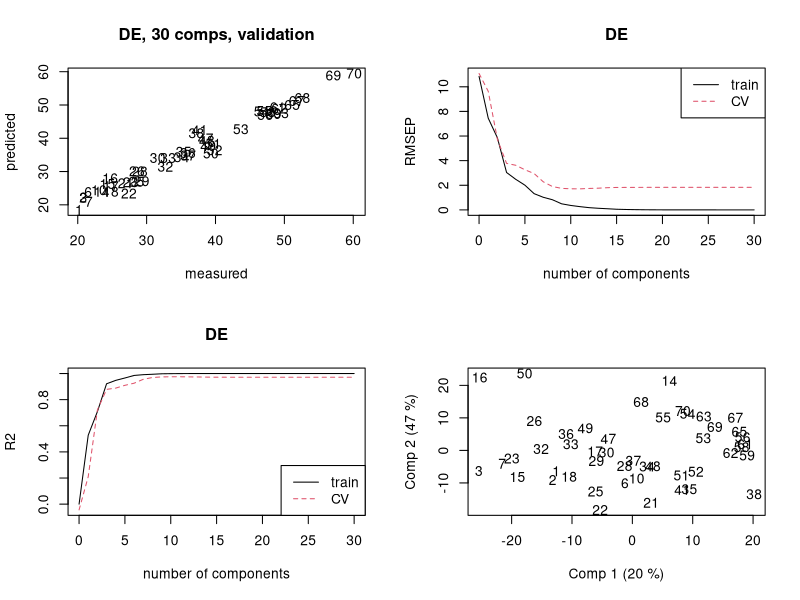
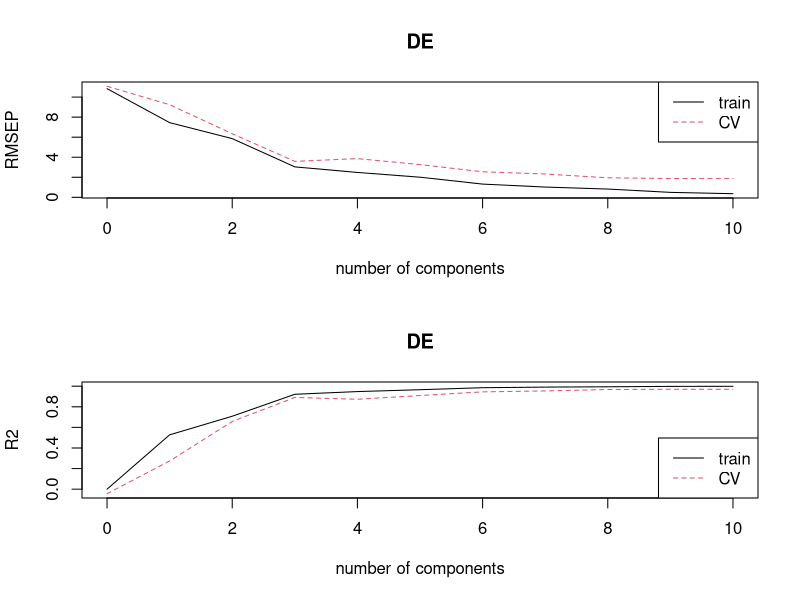
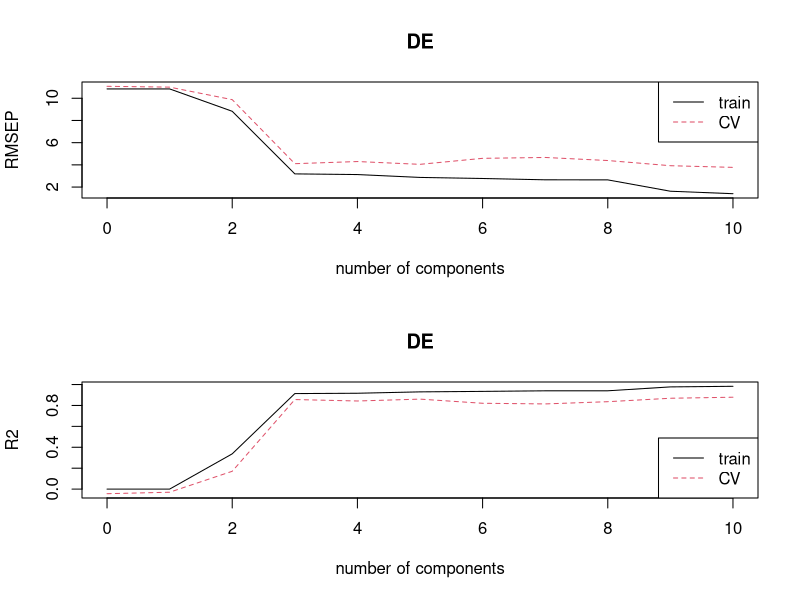
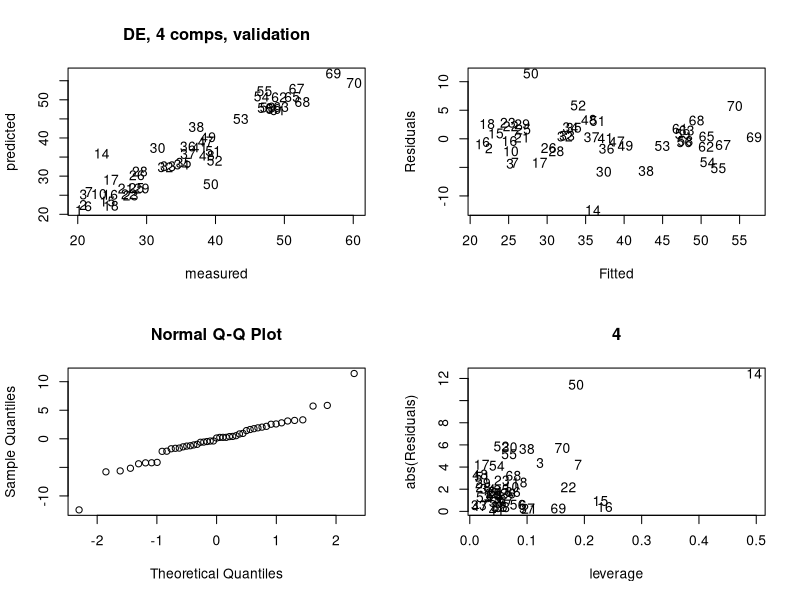
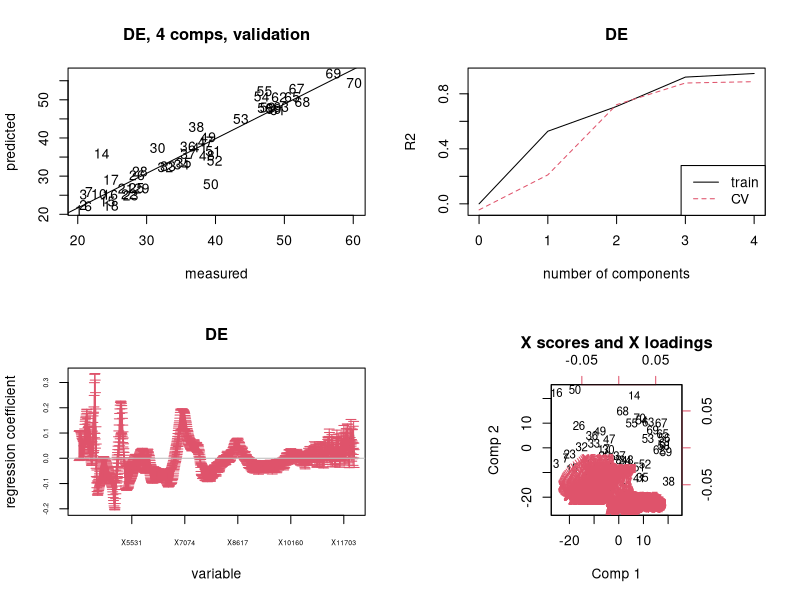
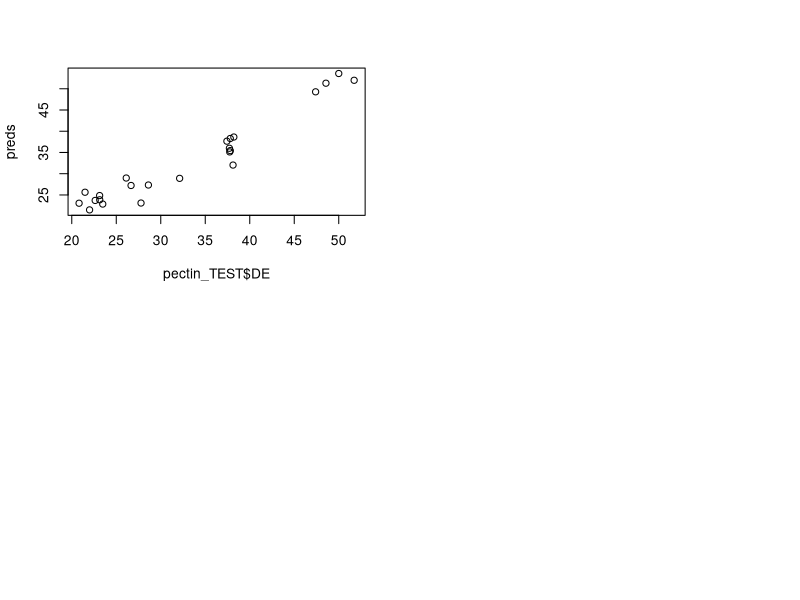
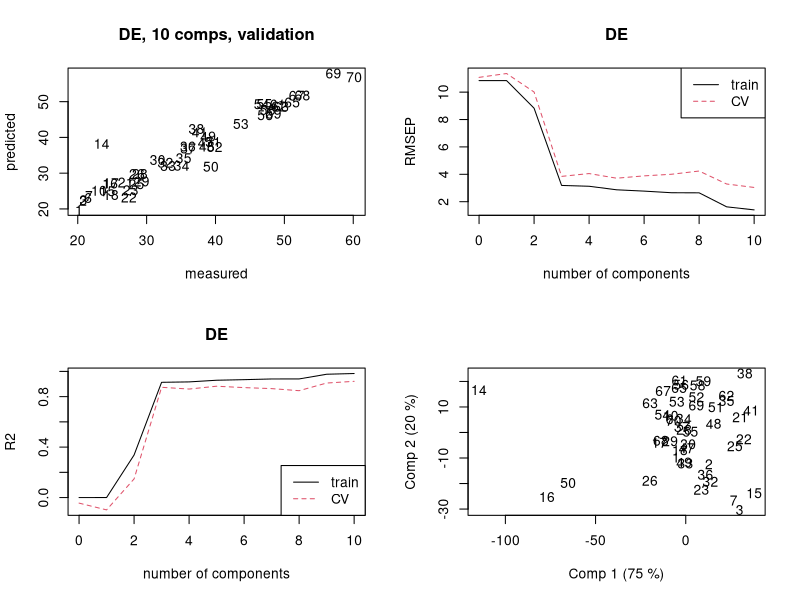

Write R code to recreate these figures, in order.
setwd("C:/Users/Verena/Desktop/Studium/14 SS/chemometrics")
pectin=read.table("Pectin_and_DE.txt",header=TRUE,sep=";",dec=",")

library(pls)

#define pectin data as matrix
pectin$NIR <- as.matrix(pectin[,-1])

#summary of pectin data
str(pectin)

length(pectin$DE)

# First of all we consider a random selection of 23
# observation as a TEST set
pectin$train <- TRUE
pectin$train[sample(1:length(pectin$DE),23)] <- FALSE
pectin_TEST <- pectin[pectin$train==FALSE,]
pectin_TRAIN <- pectin[pectin$train==TRUE,]
# The training X-data is 47 rows and 1039 columns:
dim(pectin_TRAIN$NIR)
#[1] 47 1039

# Pls:
mod_pls <- plsr(DE ~ NIR , ncomp = 30, data = pectin_TRAIN,
                validation = "LOO", scale = TRUE, jackknife = TRUE)


# Initial set of plots:
par(mfrow = c(2, 2))
plot(mod_pls, labels = rownames(pectin_TRAIN), which = "validation")
plot(mod_pls, "validation", estimate=c("train", "CV"),
     legendpos = "topright")
plot(mod_pls, "validation", estimate=c("train", "CV"),
     val.type = "R2", legendpos = "bottomright")
scoreplot(mod_pls, labels = rownames(pectin_TRAIN))


# segmented CV for PLS:
mod_segCV <- plsr(DE ~ NIR , ncomp = 10, data = pectin_TRAIN, scale = TRUE,
                  validation="CV", segments = 5, segment.type = c("random"),
                  jackknife = TRUE)
# Initial set of plots:
par(mfrow=c(2, 1))
plot(mod_segCV, "validation", estimate = c("train", "CV"),
     legendpos = "topright")
plot(mod_segCV, "validation", estimate = c("train", "CV"),
     val.type = "R2", legendpos = "bottomright")

# segmented CV for PCR:
mod_segCV <- pcr(DE ~ NIR , ncomp = 10, data = pectin_TRAIN, scale = TRUE,
                  validation="CV", segments = 5, segment.type = c("random"),
                  jackknife = TRUE)
# Initial set of plots:
par(mfrow=c(2, 1))
plot(mod_segCV, "validation", estimate = c("train", "CV"),
     legendpos = "topright")
plot(mod_segCV, "validation", estimate = c("train", "CV"),
     val.type = "R2", legendpos = "bottomright")

# We choose 4 components
mod4 <- plsr(DE ~ NIR , ncomp = 4, data = pectin_TRAIN, validation = "LOO", scale = TRUE, jackknife = TRUE)

# Validate:
# Validation using 4 components
# We take the predicted and hence the residuals from the predplot function
# Hence these are the (CV) VALIDATED versions!
par(mfrow=c(2, 2))
obsfit <- predplot(mod4, labels = rownames(pectin_TRAIN),
                   which = "validation")
Residuals <- obsfit[,1] - obsfit[,2]
plot(obsfit[,2], Residuals, type = "n", xlab = "Fitted", ylab = "Residuals")
text(obsfit[,2], Residuals, labels = rownames(pectin_TRAIN))
qqnorm(Residuals)

# To plot residuals against X-leverage:
Xf <- scores(mod4)
H <- Xf %*% solve(t(Xf) %*% Xf) %*% t(Xf)
leverage <- diag(H)
plot(leverage, abs(Residuals), type = "n", main = "4")
text(leverage, abs(Residuals), labels = rownames(pectin_TRAIN))

# Results
par(mfrow=c(2,2))
# Plot coefficients 
obsfit <- predplot(mod4, labels = rownames(pectin_TRAIN),
                   which = "validation")
abline(lm(obsfit[,2] ~ obsfit[,1]))
plot(mod4, "validation", estimate = c("train", "CV"), val.type = "R2",
     legendpos = "bottomright")
coefplot(mod4, se.whiskers = TRUE, labels = prednames(mod4), cex.axis = 0.5)
biplot(mod4)


#RMSEP: predict the 4 data points from the TEST set:
preds <- predict(mod4, newdata = pectin_TEST, ncomp = 4)
plot(pectin_TEST$DE, preds)
rmsep <- sqrt(mean((pectin_TEST$DE - preds)^2))
rmsep

# do general PCR stuff in order to see how accurate the model is with a varying number of components
mod_pcr <- pcr(DE ~ NIR , ncomp = 10, data = pectin_TRAIN,
               validation = "LOO", scale = TRUE, jackknife = TRUE)
# Initial set of plots:
par(mfrow=c(2,2))
plot(mod_pcr, labels = rownames(pectin_TRAIN), which = "validation")
plot(mod_pcr, "validation", estimate = c("train", "CV"),
     legendpos = "topright")
plot(mod_pcr, "validation", estimate = c("train", "CV"),
     val.type = "R2", legendpos = "bottomright")
pls::scoreplot(mod_pcr, labels = rownames(pectin_TRAIN))
